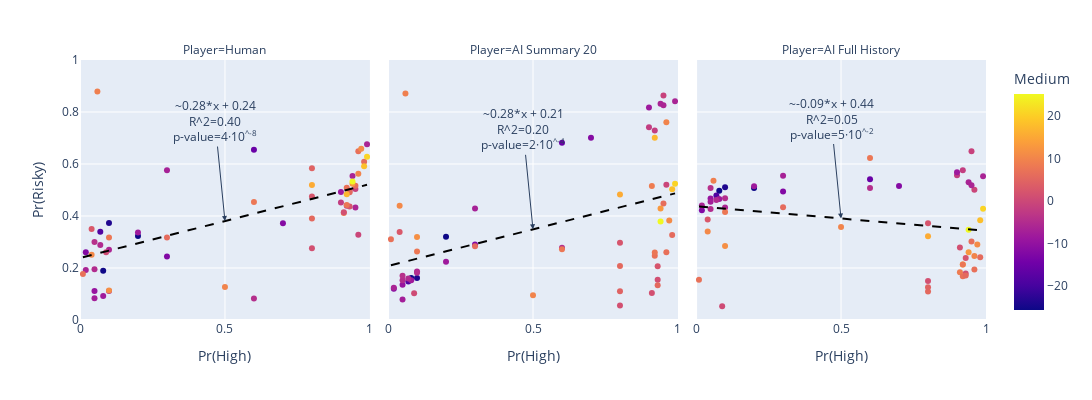

The notebook cell saved with this chart:
### Code cell
# plot scatter of P(risky) vs P(high)
fig = px.scatter(
    agg_per_problem_concat,
    x="Phigh",
    y="Choice",
    color="Medium",
    trendline="ols",
    facet_col="Player",
    trendline_color_override="black",
    width=500*2.9,
    height=500,
    labels={"Choice": "Pr(Risky)", "Phigh": "Pr(High)"}
)
# make plots square [0,1], [0,1]
fig.update_xaxes(range=[0, 1])
fig.update_yaxes(range=[0, 1])
# aspect ratio 1
fig.update_layout(
    width=400*2.9,
    height=400,
)
# change trend lines to dotted
for i in range(len(fig.data)):
    fig.data[i].line.dash = "dash"
results = px.get_trendline_results(fig)
print(results)
for i, stat in enumerate(results["px_fit_results"]):
    # add the slop and intercept of the trendline to the plot
    x = 0.5
    y = x * stat.params[1] + stat.params[0]
    p_value_slope = stat.pvalues[1]
    p_value_slope_str = f"{p_value_slope:0.0e}".replace("e-0", r"·10<sup>^-") + "</sup>"
    fig.add_annotation(
        x=x, y=y, 
        text=f"~{stat.params[1]:.2f}*x + {stat.params[0]:.2f}<br>R^2={stat.rsquared_adj:.2f}<br>p-value={p_value_slope_str}", 
        row=1, col=i+1, 
        yshift=0, showarrow=True, arrowhead=2, ay=-100
    )


fig.show()
fig.write_image(f"{fig_folder}/p_risky_vs_phigh_and_player.png")

### Figure 1 — Plotly figure (JSON) as saved in the notebook; plotly's stock layout.template omitted (floating-point values rounded to 4 significant figures)
{"data": [{"hovertemplate": "Player=Human<br>Pr(High)=%{x}<br>Pr(Risky)=%{y}<br>Medium=%{marker.color}<extra></extra>", "legendgroup": "", "line": {"dash": "dash"}, "marker": {"color": [-0.3, -1.0, -12.2, -25.6, -1.9, -6.4, -11.7, -6.0, -6.1, -1.8, -12.1, -6.4, -9.4, -15.5, -25.4, -18.7, -23.8, -8.1, -8.4, -4.5, -4.6, 8.7, 5.6, -7.5, -6.4, -4.9, 1.2, 4.6, 7.0, 1.4, 6.4, 5.6, 6.8, -4.1, 2.2, -7.9, 1.3, -5.1, -6.9, 5.9, 15.5, 17.1, 9.2, 9.9, 2.2, 8.0, 10.6, 18.1, 9.9, 2.8, 12.8, 0.5, 11.5, 7.0, 11.0, 25.2, 7.9, 20.7, 6.0, 7.7], "coloraxis": "coloraxis", "symbol": "circle"}, "mode": "markers", "name": "", "orientation": "v", "showlegend": false, "type": "scatter", "x": [0.96, 0.95, 0.3, 0.2, 0.9, 0.99, 0.7, 0.1, 0.95, 0.92, 0.02, 0.94, 0.05, 0.6, 0.08, 0.07, 0.1, 0.2, 0.9, 0.6, 0.1, 0.91, 0.8, 0.05, 0.02, 0.05, 0.93, 0.8, 0.92, 0.91, 0.95, 0.93, 0.96, 0.05, 0.93, 0.08, 0.8, 0.07, 0.3, 0.98, 0.8, 0.92, 0.06, 0.96, 0.8, 0.1, 0.04, 0.98, 0.5, 0.04, 0.94, 0.09, 0.1, 0.01, 0.97, 0.94, 0.6, 0.99, 0.3, 0.92], "xaxis": "x", "y": [0.3275, 0.504, 0.2445, 0.3235, 0.452, 0.6755, 0.372, 0.2705, 0.433, 0.4395, 0.261, 0.5535, 0.112, 0.655, 0.189, 0.3395, 0.3735, 0.3365, 0.492, 0.083, 0.112, 0.412, 0.3905, 0.084, 0.1925, 0.195, 0.497, 0.584, 0.5085, 0.414, 0.516, 0.4915, 0.649, 0.3, 0.437, 0.0925, 0.276, 0.2885, 0.576, 0.609, 0.5195, 0.484, 0.879, 0.5625, 0.475, 0.3175, 0.2505, 0.591, 0.1265, 0.35, 0.5245, 0.261, 0.1135, 0.177, 0.659, 0.5325, 0.454, 0.628, 0.317, 0.4425], "yaxis": "y"}, {"hovertemplate": "<b>OLS trendline</b><br>Choice = 0.28441 * Phigh + 0.2384<br>R<sup>2</sup>=0.409414<br><br>Player=Human<br>Pr(High)=%{x}<br>Pr(Risky)=%{y} <b>(trend)</b><extra></extra>", "legendgroup": "", "line": {"color": "black", "dash": "dash"}, "marker": {"symbol": "circle"}, "mode": "lines", "name": "", "showlegend": false, "type": "scatter", "x": [0.01, 0.02, 0.02, 0.04, 0.04, 0.05, 0.05, 0.05, 0.05, 0.06, 0.07, 0.07, 0.08, 0.08, 0.09, 0.1, 0.1, 0.1, 0.1, 0.1, 0.2, 0.2, 0.3, 0.3, 0.3, 0.5, 0.6, 0.6, 0.6, 0.7, 0.8, 0.8, 0.8, 0.8, 0.8, 0.9, 0.9, 0.91, 0.91, 0.92, 0.92, 0.92, 0.92, 0.93, 0.93, 0.93, 0.94, 0.94, 0.94, 0.95, 0.95, 0.95, 0.96, 0.96, 0.96, 0.97, 0.98, 0.98, 0.99, 0.99], "xaxis": "x", "y": [0.2412, 0.2441, 0.2441, 0.2498, 0.2498, 0.2526, 0.2526, 0.2526, 0.2526, 0.2555, 0.2583, 0.2583, 0.2612, 0.2612, 0.264, 0.2668, 0.2668, 0.2668, 0.2668, 0.2668, 0.2953, 0.2953, 0.3237, 0.3237, 0.3237, 0.3806, 0.409, 0.409, 0.409, 0.4375, 0.4659, 0.4659, 0.4659, 0.4659, 0.4659, 0.4944, 0.4944, 0.4972, 0.4972, 0.5001, 0.5001, 0.5001, 0.5001, 0.5029, 0.5029, 0.5029, 0.5057, 0.5057, 0.5057, 0.5086, 0.5086, 0.5086, 0.5114, 0.5114, 0.5114, 0.5143, 0.5171, 0.5171, 0.52, 0.52], "yaxis": "y"}, {"hovertemplate": "Player=AI Summary 20<br>Pr(High)=%{x}<br>Pr(Risky)=%{y}<br>Medium=%{marker.color}<extra></extra>", "legendgroup": "", "line": {"dash": "dash"}, "marker": {"color": [-0.3, -1.0, -12.2, -25.6, -1.9, -6.4, -11.7, -6.0, -6.1, -1.8, -12.1, -6.4, -9.4, -15.5, -25.4, -18.7, -23.8, -8.1, -8.4, -4.5, -4.6, 8.7, 5.6, -7.5, -6.4, -4.9, 1.2, 4.6, 7.0, 1.4, 6.4, 5.6, 6.8, -4.1, 2.2, -7.9, 1.3, -5.1, -6.9, 5.9, 15.5, 17.1, 9.2, 9.9, 2.2, 8.0, 10.6, 18.1, 9.9, 2.8, 12.8, 0.5, 11.5, 7.0, 11.0, 25.2, 7.9, 20.7, 6.0, 7.7], "coloraxis": "coloraxis", "symbol": "circle"}, "mode": "markers", "name": "", "orientation": "v", "showlegend": false, "type": "scatter", "x": [0.96, 0.95, 0.3, 0.2, 0.9, 0.99, 0.7, 0.1, 0.95, 0.92, 0.02, 0.94, 0.05, 0.6, 0.08, 0.07, 0.1, 0.2, 0.9, 0.6, 0.1, 0.91, 0.8, 0.05, 0.02, 0.05, 0.93, 0.8, 0.92, 0.91, 0.95, 0.93, 0.96, 0.05, 0.93, 0.08, 0.8, 0.07, 0.3, 0.98, 0.8, 0.92, 0.06, 0.96, 0.8, 0.1, 0.04, 0.98, 0.5, 0.04, 0.94, 0.09, 0.1, 0.01, 0.97, 0.94, 0.6, 0.99, 0.3, 0.92], "xaxis": "x2", "y": [0.5205, 0.863, 0.29, 0.32, 0.7415, 0.8415, 0.7005, 0.1865, 0.8255, 0.7285, 0.1205, 0.8315, 0.1355, 0.682, 0.162, 0.148, 0.1615, 0.224, 0.817, 0.278, 0.1815, 0.515, 0.208, 0.0785, 0.124, 0.1525, 0.1545, 0.1105, 0.2475, 0.1035, 0.448, 0.134, 0.2605, 0.1705, 0.2065, 0.1525, 0.056, 0.1595, 0.429, 0.3265, 0.4825, 0.7005, 0.8715, 0.761, 0.297, 0.2635, 0.4395, 0.5025, 0.095, 0.3385, 0.4285, 0.1025, 0.3195, 0.311, 0.3825, 0.3785, 0.2725, 0.5245, 0.2835, 0.26], "yaxis": "y2"}, {"hovertemplate": "<b>OLS trendline</b><br>Choice = 0.282178 * Phigh + 0.207699<br>R<sup>2</sup>=0.213810<br><br>Player=AI Summary 20<br>Pr(High)=%{x}<br>Pr(Risky)=%{y} <b>(trend)</b><extra></extra>", "legendgroup": "", "line": {"color": "black", "dash": "dash"}, "marker": {"symbol": "circle"}, "mode": "lines", "name": "", "showlegend": false, "type": "scatter", "x": [0.01, 0.02, 0.02, 0.04, 0.04, 0.05, 0.05, 0.05, 0.05, 0.06, 0.07, 0.07, 0.08, 0.08, 0.09, 0.1, 0.1, 0.1, 0.1, 0.1, 0.2, 0.2, 0.3, 0.3, 0.3, 0.5, 0.6, 0.6, 0.6, 0.7, 0.8, 0.8, 0.8, 0.8, 0.8, 0.9, 0.9, 0.91, 0.91, 0.92, 0.92, 0.92, 0.92, 0.93, 0.93, 0.93, 0.94, 0.94, 0.94, 0.95, 0.95, 0.95, 0.96, 0.96, 0.96, 0.97, 0.98, 0.98, 0.99, 0.99], "xaxis": "x2", "y": [0.2105, 0.2133, 0.2133, 0.219, 0.219, 0.2218, 0.2218, 0.2218, 0.2218, 0.2246, 0.2275, 0.2275, 0.2303, 0.2303, 0.2331, 0.2359, 0.2359, 0.2359, 0.2359, 0.2359, 0.2641, 0.2641, 0.2924, 0.2924, 0.2924, 0.3488, 0.377, 0.377, 0.377, 0.4052, 0.4334, 0.4334, 0.4334, 0.4334, 0.4334, 0.4617, 0.4617, 0.4645, 0.4645, 0.4673, 0.4673, 0.4673, 0.4673, 0.4701, 0.4701, 0.4701, 0.4729, 0.4729, 0.4729, 0.4758, 0.4758, 0.4758, 0.4786, 0.4786, 0.4786, 0.4814, 0.4842, 0.4842, 0.4871, 0.4871], "yaxis": "y2"}, {"hovertemplate": "Player=AI Full History<br>Pr(High)=%{x}<br>Pr(Risky)=%{y}<br>Medium=%{marker.color}<extra></extra>", "legendgroup": "", "line": {"dash": "dash"}, "marker": {"color": [-0.3, -1.0, -12.2, -25.6, -1.9, -6.4, -11.7, -6.0, -6.1, -1.8, -12.1, -6.4, -9.4, -15.5, -25.4, -18.7, -23.8, -8.1, -8.4, -4.5, -4.6, 8.7, 5.6, -7.5, -6.4, -4.9, 1.2, 4.6, 7.0, 1.4, 6.4, 5.6, 6.8, -4.1, 2.2, -7.9, 1.3, -5.1, -6.9, 5.9, 15.5, 17.1, 9.2, 9.9, 2.2, 8.0, 10.6, 18.1, 9.9, 2.8, 12.8, 0.5, 11.5, 7.0, 11.0, 25.2, 7.9, 20.7, 6.0, 7.7], "coloraxis": "coloraxis", "symbol": "circle"}, "mode": "markers", "name": "", "orientation": "v", "showlegend": false, "type": "scatter", "x": [0.96, 0.95, 0.3, 0.2, 0.9, 0.99, 0.7, 0.1, 0.95, 0.92, 0.02, 0.94, 0.05, 0.6, 0.08, 0.07, 0.1, 0.2, 0.9, 0.6, 0.1, 0.91, 0.8, 0.05, 0.02, 0.05, 0.93, 0.8, 0.92, 0.91, 0.95, 0.93, 0.96, 0.05, 0.93, 0.08, 0.8, 0.07, 0.3, 0.98, 0.8, 0.92, 0.06, 0.96, 0.8, 0.1, 0.04, 0.98, 0.5, 0.04, 0.94, 0.09, 0.1, 0.01, 0.97, 0.94, 0.6, 0.99, 0.3, 0.92], "xaxis": "x3", "y": [0.5005, 0.649, 0.494, 0.5075, 0.5565, 0.5525, 0.5155, 0.433, 0.5185, 0.576, 0.4225, 0.5295, 0.4675, 0.5415, 0.4975, 0.479, 0.511, 0.5145, 0.568, 0.5075, 0.4685, 0.1835, 0.1095, 0.455, 0.4405, 0.427, 0.179, 0.1255, 0.1685, 0.2785, 0.302, 0.1715, 0.1945, 0.5075, 0.2385, 0.4655, 0.15, 0.462, 0.5545, 0.2415, 0.3225, 0.213, 0.5355, 0.2465, 0.3725, 0.415, 0.34, 0.384, 0.358, 0.3865, 0.261, 0.0525, 0.2845, 0.1545, 0.29, 0.347, 0.6235, 0.428, 0.434, 0.213], "yaxis": "y3"}, {"hovertemplate": "<b>OLS trendline</b><br>Choice = -0.0949198 * Phigh + 0.437845<br>R<sup>2</sup>=0.064484<br><br>Player=AI Full History<br>Pr(High)=%{x}<br>Pr(Risky)=%{y} <b>(trend)</b><extra></extra>", "legendgroup": "", "line": {"color": "black", "dash": "dash"}, "marker": {"symbol": "circle"}, "mode": "lines", "name": "", "showlegend": false, "type": "scatter", "x": [0.01, 0.02, 0.02, 0.04, 0.04, 0.05, 0.05, 0.05, 0.05, 0.06, 0.07, 0.07, 0.08, 0.08, 0.09, 0.1, 0.1, 0.1, 0.1, 0.1, 0.2, 0.2, 0.3, 0.3, 0.3, 0.5, 0.6, 0.6, 0.6, 0.7, 0.8, 0.8, 0.8, 0.8, 0.8, 0.9, 0.9, 0.91, 0.91, 0.92, 0.92, 0.92, 0.92, 0.93, 0.93, 0.93, 0.94, 0.94, 0.94, 0.95, 0.95, 0.95, 0.96, 0.96, 0.96, 0.97, 0.98, 0.98, 0.99, 0.99], "xaxis": "x3", "y": [0.4369, 0.4359, 0.4359, 0.434, 0.434, 0.4331, 0.4331, 0.4331, 0.4331, 0.4321, 0.4312, 0.4312, 0.4303, 0.4303, 0.4293, 0.4284, 0.4284, 0.4284, 0.4284, 0.4284, 0.4189, 0.4189, 0.4094, 0.4094, 0.4094, 0.3904, 0.3809, 0.3809, 0.3809, 0.3714, 0.3619, 0.3619, 0.3619, 0.3619, 0.3619, 0.3524, 0.3524, 0.3515, 0.3515, 0.3505, 0.3505, 0.3505, 0.3505, 0.3496, 0.3496, 0.3496, 0.3486, 0.3486, 0.3486, 0.3477, 0.3477, 0.3477, 0.3467, 0.3467, 0.3467, 0.3458, 0.3448, 0.3448, 0.3439, 0.3439], "yaxis": "y3"}], "layout": {"annotations": [{"showarrow": false, "text": "Player=Human", "x": 0.16, "xanchor": "center", "xref": "paper", "y": 1, "yanchor": "bottom", "yref": "paper"}, {"showarrow": false, "text": "Player=AI Summary 20", "x": 0.5, "xanchor": "center", "xref": "paper", "y": 1, "yanchor": "bottom", "yref": "paper"}, {"showarrow": false, "text": "Player=AI Full History", "x": 0.84, "xanchor": "center", "xref": "paper", "y": 1, "yanchor": "bottom", "yref": "paper"}, {"arrowhead": 2, "ay": -100, "showarrow": true, "text": "~0.28*x + 0.24<br>R^2=0.40<br>p-value=4·10<sup>^-8</sup>", "x": 0.5, "xref": "x", "y": 0.3806, "yref": "y", "yshift": 0}, {"arrowhead": 2, "ay": -100, "showarrow": true, "text": "~0.28*x + 0.21<br>R^2=0.20<br>p-value=2·10<sup>^-4</sup>", "x": 0.5, "xref": "x2", "y": 0.3488, "yref": "y2", "yshift": 0}, {"arrowhead": 2, "ay": -100, "showarrow": true, "text": "~-0.09*x + 0.44<br>R^2=0.05<br>p-value=5·10<sup>^-2</sup>", "x": 0.5, "xref": "x3", "y": 0.3904, "yref": "y3", "yshift": 0}], "coloraxis": {"colorbar": {"title": {"text": "Medium"}}, "colorscale": [[0, "#0d0887"], [0.1111, "#46039f"], [0.2222, "#7201a8"], [0.3333, "#9c179e"], [0.4444, "#bd3786"], [0.5556, "#d8576b"], [0.6667, "#ed7953"], [0.7778, "#fb9f3a"], [0.8889, "#fdca26"], [1, "#f0f921"]]}, "height": 400, "legend": {"tracegroupgap": 0}, "margin": {"t": 60}, "width": 1160, "xaxis": {"anchor": "y", "domain": [0, 0.32], "range": [0, 1], "title": {"text": "Pr(High)"}}, "xaxis2": {"anchor": "y2", "domain": [0.34, 0.66], "matches": "x", "range": [0, 1], "title": {"text": "Pr(High)"}}, "xaxis3": {"anchor": "y3", "domain": [0.68, 1.0], "matches": "x", "range": [0, 1], "title": {"text": "Pr(High)"}}, "yaxis": {"anchor": "x", "domain": [0, 1], "range": [0, 1], "title": {"text": "Pr(Risky)"}}, "yaxis2": {"anchor": "x2", "domain": [0, 1], "matches": "y", "range": [0, 1], "showticklabels": false}, "yaxis3": {"anchor": "x3", "domain": [0, 1], "matches": "y", "range": [0, 1], "showticklabels": false}}}
